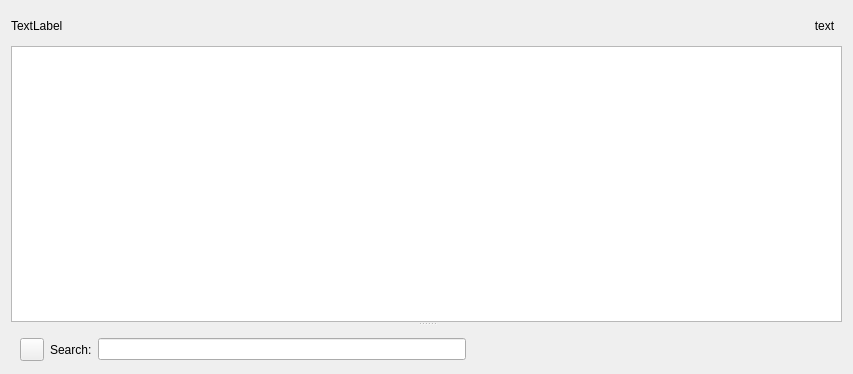
<?xml version="1.0" encoding="UTF-8"?>
<ui version="4.0">
 <author>Stefan Böhmann</author>
 <class>AccountWidget</class>
 <widget class="QWidget" name="AccountWidget">
  <property name="geometry">
   <rect>
    <x>0</x>
    <y>0</y>
    <width>853</width>
    <height>374</height>
   </rect>
  </property>
  <layout class="QVBoxLayout" name="verticalLayout_2">
   <item>
    <widget class="QSplitter" name="splitter">
     <property name="orientation">
      <enum>Qt::Vertical</enum>
     </property>
     <widget class="QWidget" name="">
      <layout class="QVBoxLayout" name="verticalLayout">
       <item>
        <widget class="QFrame" name="styleframe">
         <property name="styleSheet">
          <string notr="true"/>
         </property>
         <property name="frameShape">
          <enum>QFrame::NoFrame</enum>
         </property>
         <property name="frameShadow">
          <enum>QFrame::Plain</enum>
         </property>
         <layout class="QHBoxLayout" name="horizontalLayout">
          <property name="spacing">
           <number>4</number>
          </property>
          <property name="leftMargin">
           <number>0</number>
          </property>
          <property name="topMargin">
           <number>4</number>
          </property>
          <property name="rightMargin">
           <number>0</number>
          </property>
          <property name="bottomMargin">
           <number>4</number>
          </property>
          <item>
           <widget class="QLabel" name="accountName">
            <property name="text">
             <string comment="KDE::DoNotExtract">TextLabel</string>
            </property>
           </widget>
          </item>
          <item>
           <spacer name="horizontalSpacer">
            <property name="orientation">
             <enum>Qt::Horizontal</enum>
            </property>
            <property name="sizeHint" stdset="0">
             <size>
              <width>741</width>
              <height>20</height>
             </size>
            </property>
           </spacer>
          </item>
          <item>
           <widget class="QToolButton" name="balance">
            <property name="text">
             <string comment="KDE::DoNotExtract">text</string>
            </property>
            <property name="popupMode">
             <enum>QToolButton::InstantPopup</enum>
            </property>
            <property name="autoRaise">
             <bool>true</bool>
            </property>
           </widget>
          </item>
         </layout>
        </widget>
       </item>
       <item>
        <widget class="QTableView" name="view">
         <property name="sizePolicy">
          <sizepolicy hsizetype="Expanding" vsizetype="Expanding">
           <horstretch>1</horstretch>
           <verstretch>1</verstretch>
          </sizepolicy>
         </property>
         <property name="selectionMode">
          <enum>QAbstractItemView::SingleSelection</enum>
         </property>
         <property name="selectionBehavior">
          <enum>QAbstractItemView::SelectRows</enum>
         </property>
         <attribute name="horizontalHeaderCascadingSectionResizes">
          <bool>true</bool>
         </attribute>
        </widget>
       </item>
      </layout>
     </widget>
     <widget class="KTabWidget" name="tabwidget">
      <property name="documentMode">
       <bool>true</bool>
      </property>
     </widget>
    </widget>
   </item>
   <item>
    <widget class="QWidget" name="searchWidget" native="true">
     <layout class="QHBoxLayout" name="horizontalLayout_2">
      <property name="topMargin">
       <number>2</number>
      </property>
      <property name="bottomMargin">
       <number>2</number>
      </property>
      <item>
       <widget class="QToolButton" name="searchCloseButton"/>
      </item>
      <item>
       <widget class="QLabel" name="label">
        <property name="text">
         <string>Search:</string>
        </property>
        <property name="buddy">
         <cstring>searchLineEdit</cstring>
        </property>
       </widget>
      </item>
      <item>
       <widget class="KLineEdit" name="searchLineEdit"/>
      </item>
      <item>
       <spacer name="horizontalSpacer_2">
        <property name="orientation">
         <enum>Qt::Horizontal</enum>
        </property>
        <property name="sizeHint" stdset="0">
         <size>
          <width>40</width>
          <height>20</height>
         </size>
        </property>
       </spacer>
      </item>
     </layout>
    </widget>
   </item>
  </layout>
 </widget>
 <customwidgets>
  <customwidget>
   <class>KLineEdit</class>
   <extends>QLineEdit</extends>
   <header>klineedit.h</header>
  </customwidget>
  <customwidget>
   <class>KTabWidget</class>
   <extends>QTabWidget</extends>
   <header>ktabwidget.h</header>
   <container>1</container>
  </customwidget>
 </customwidgets>
 <resources/>
 <connections/>
</ui>
